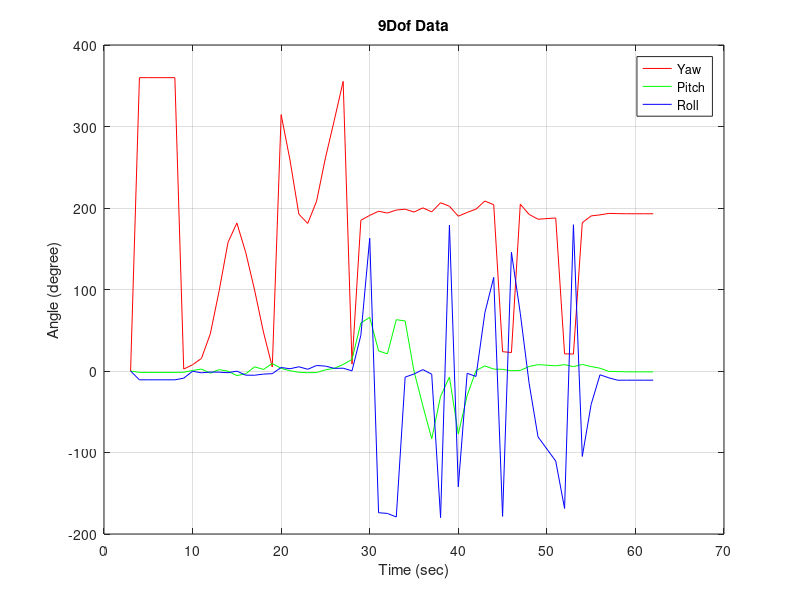

Here is the MATLAB script that generated this plot:
close all
clear
clc

data=dlmread("TEST.TXT");
t=data(:,1);
x=data(:,2);
y=data(:,3);
z=data(:,4);
plot(t,x,'r')
hold on
plot(t,y,'g')
plot(t,z,'b')

title("9Dof Data");
xlabel("Time (sec)");
ylabel("Angle (degree)");
legend('Yaw','Pitch','Roll')
grid on